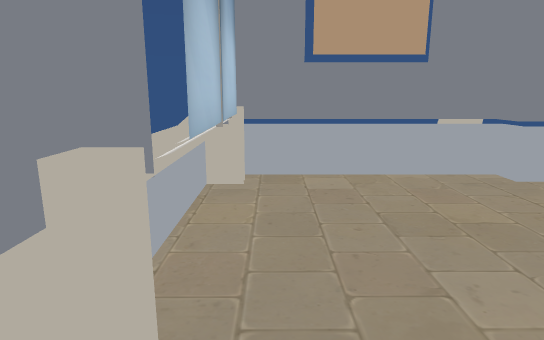
View 1 (above)

12 first-person views from a walk through a Unity game level. The camera is 1.3 m above the floor, tilts 12° down and sees 75° across. The floor is counted in squares, 0.5 m on a side. Each view is taken from the middle of a square. On the plan, view 1 faces up. The plan holds only what a view shows up to about 20 squares ahead; the rest is blank. The place goes on beyond the plan.

View 2
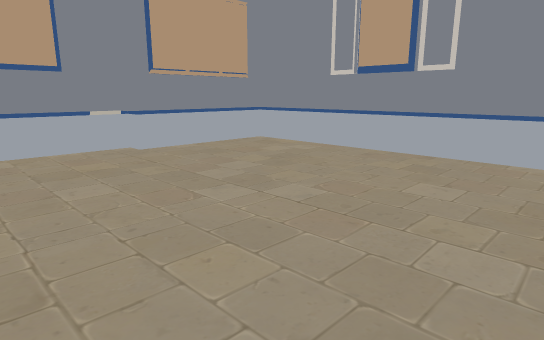

View 3
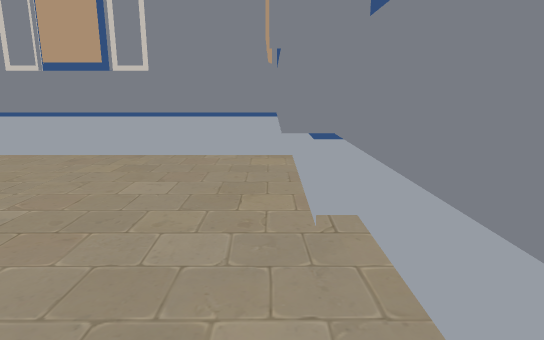

View 4
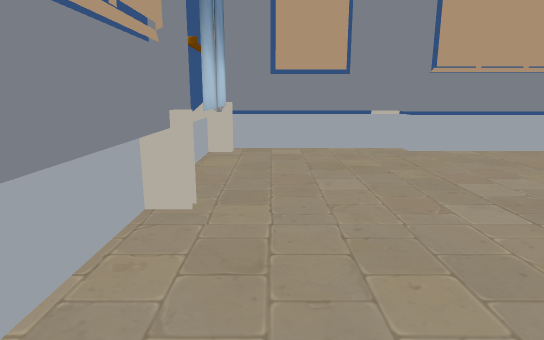

View 5
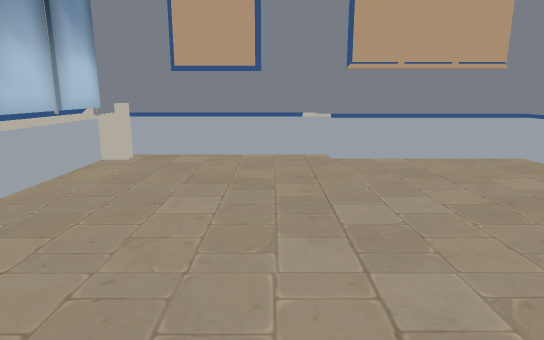

View 6
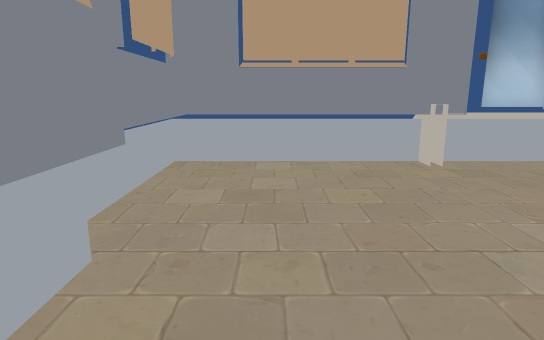

View 7
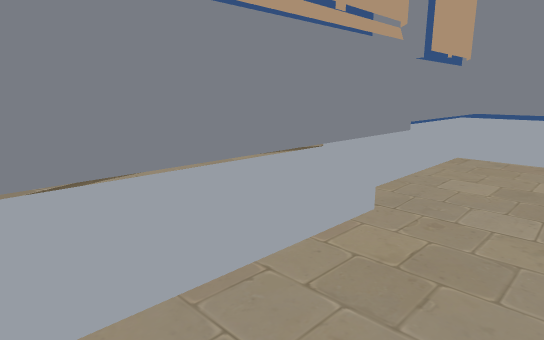

View 8
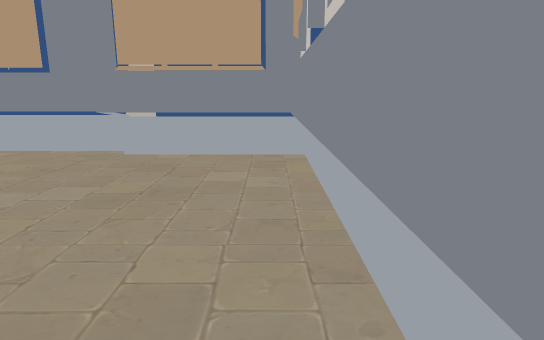

View 9
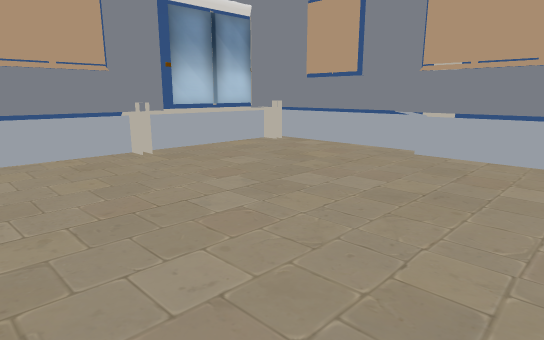

View 10
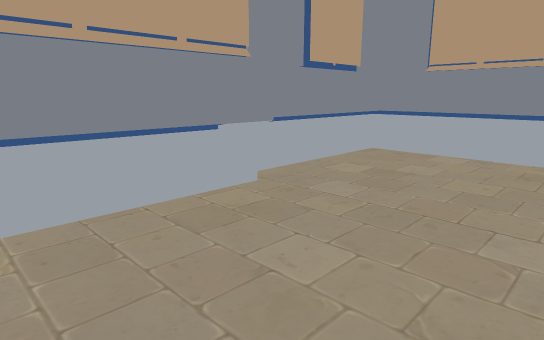

View 11
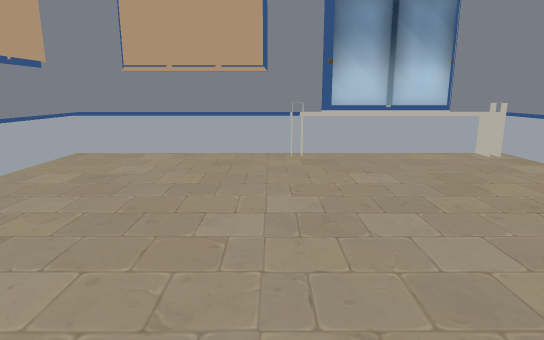

View 12
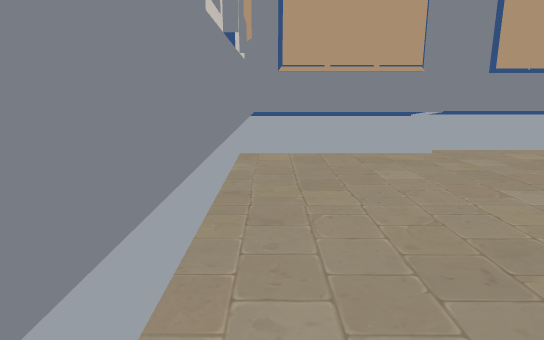

### Floor plan
Key: @ floor where view 1 was taken; # wall or solid block; . floor; B building; O other object.
Columns run from 3 left of view 1 to 16 right of it. Each row starts with its distance up from view 1.
 13           OO
 12   BBBBBBBB
 11  BBBBBBBBBBBBBBBBB
 10 BBB.......BBBBBBBBB
  9  BB...............B
  8  BB...............B
  7  BB...............B
  6  BB...............B
  5  BB...............B
  4  BB...............B#
  3  BB...............B#
  2  BB...............B#
  1  B#...............B#
  0  #B@..............B#
 -1  #B...............B
 -2  #B...............B
 -3  #B...............B
 -4  #B...............B
 -5  BB...............B
 -6  B#.......#BBBBBB#B
 -7  BB#BBBB##BBBBBBBBB
 -8  BBBBBBBBBB

Where each view was taken, in squares from view 1:
view 1: 0 up, 0 right, facing up
view 2: 6 down, 0 right, facing up-right
view 3: 6 down, 0 right, facing right
view 4: 6 down, 1 right, facing up
view 5: 4 down, 5 right, facing up
view 6: 4 down, 12 right, facing left
view 7: 3 down, 14 right, facing down-left
view 8: 5 down, 14 right, facing up
view 9: 5 down, 14 right, facing up-left
view 10: 1 up, 14 right, facing down-left
view 11: 1 up, 14 right, facing left
view 12: 9 up, 14 right, facing down
